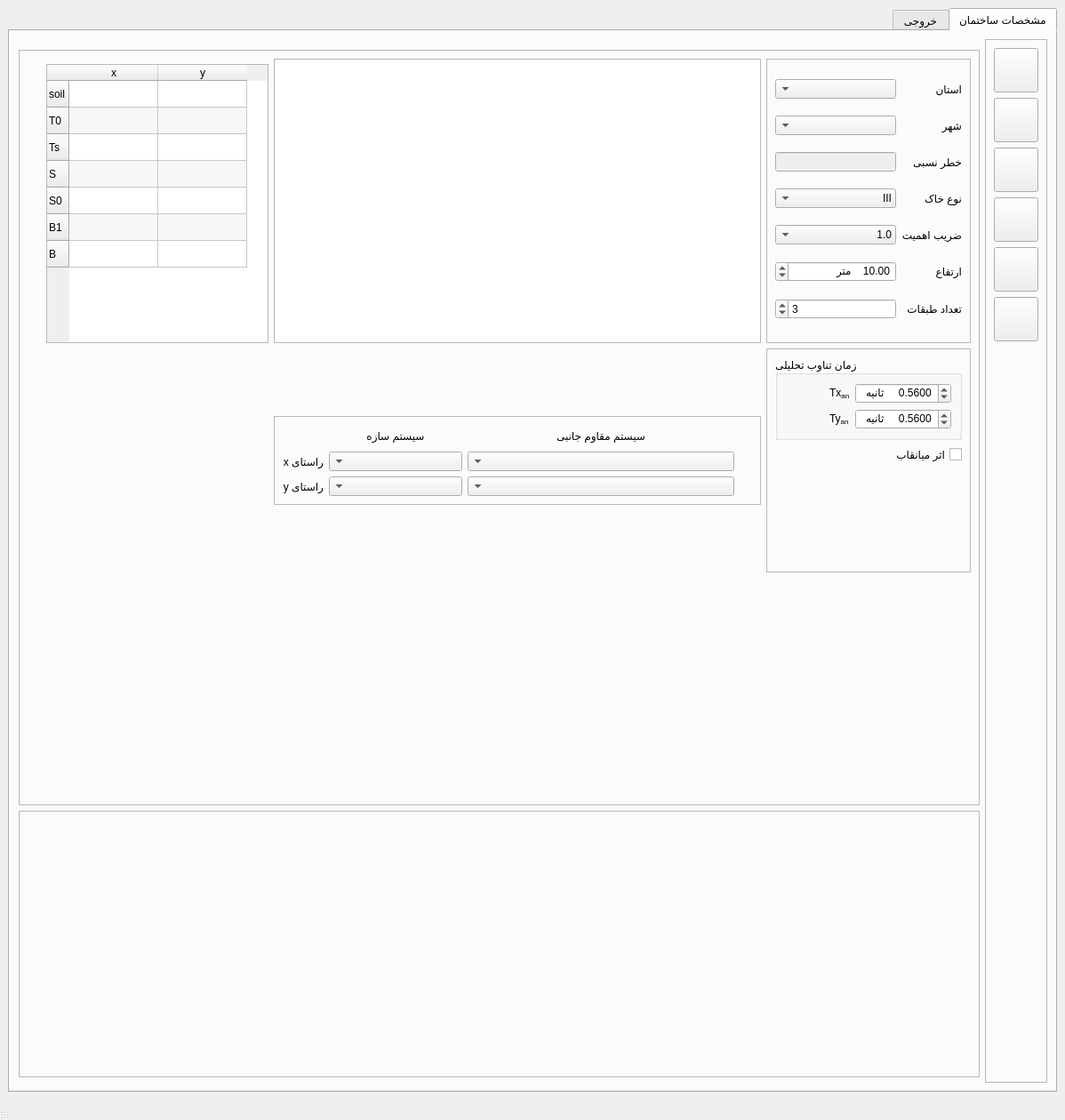
<?xml version="1.0" encoding="UTF-8"?>
<ui version="4.0">
 <class>mainWindow</class>
 <widget class="QMainWindow" name="mainWindow">
  <property name="geometry">
   <rect>
    <x>0</x>
    <y>0</y>
    <width>1198</width>
    <height>1260</height>
   </rect>
  </property>
  <property name="sizePolicy">
   <sizepolicy hsizetype="Preferred" vsizetype="Preferred">
    <horstretch>0</horstretch>
    <verstretch>0</verstretch>
   </sizepolicy>
  </property>
  <property name="maximumSize">
   <size>
    <width>16777215</width>
    <height>16777215</height>
   </size>
  </property>
  <property name="windowTitle">
   <string>ضریب زلزله ویرایش چهارم ۲۸۰۰</string>
  </property>
  <property name="windowIcon">
   <iconset>
    <normaloff>images/cfactor.png</normaloff>images/cfactor.png</iconset>
  </property>
  <property name="layoutDirection">
   <enum>Qt::RightToLeft</enum>
  </property>
  <property name="iconSize">
   <size>
    <width>20</width>
    <height>20</height>
   </size>
  </property>
  <widget class="QWidget" name="centralwidget">
   <layout class="QGridLayout" name="gridLayout_4">
    <item row="0" column="0">
     <widget class="QTabWidget" name="tabWidget">
      <property name="currentIndex">
       <number>0</number>
      </property>
      <widget class="QWidget" name="tab">
       <attribute name="title">
        <string>مشخصات ساختمان</string>
       </attribute>
       <layout class="QGridLayout" name="gridLayout_2">
        <item row="3" column="2">
         <widget class="QFrame" name="draw_frame">
          <property name="minimumSize">
           <size>
            <width>600</width>
            <height>300</height>
           </size>
          </property>
          <property name="frameShape">
           <enum>QFrame::StyledPanel</enum>
          </property>
          <property name="frameShadow">
           <enum>QFrame::Raised</enum>
          </property>
         </widget>
        </item>
        <item row="0" column="0" rowspan="5">
         <widget class="QFrame" name="frame_5">
          <property name="frameShape">
           <enum>QFrame::StyledPanel</enum>
          </property>
          <property name="frameShadow">
           <enum>QFrame::Raised</enum>
          </property>
          <layout class="QVBoxLayout" name="verticalLayout_2">
           <item>
            <widget class="QPushButton" name="pushButton_etabs">
             <property name="enabled">
              <bool>true</bool>
             </property>
             <property name="minimumSize">
              <size>
               <width>50</width>
               <height>50</height>
              </size>
             </property>
             <property name="toolTip">
              <string>ساخت فایل ایتبز</string>
             </property>
             <property name="text">
              <string/>
             </property>
             <property name="icon">
              <iconset>
               <normaloff>images/export_etabs.png</normaloff>images/export_etabs.png</iconset>
             </property>
             <property name="iconSize">
              <size>
               <width>50</width>
               <height>50</height>
              </size>
             </property>
             <property name="shortcut">
              <string>Ctrl+S</string>
             </property>
            </widget>
           </item>
           <item>
            <widget class="QPushButton" name="pushButton_2">
             <property name="minimumSize">
              <size>
               <width>50</width>
               <height>50</height>
              </size>
             </property>
             <property name="text">
              <string/>
             </property>
             <property name="icon">
              <iconset>
               <normaloff>images/file_extension_pdf.png</normaloff>images/file_extension_pdf.png</iconset>
             </property>
             <property name="iconSize">
              <size>
               <width>30</width>
               <height>30</height>
              </size>
             </property>
            </widget>
           </item>
           <item>
            <widget class="QPushButton" name="pushButton">
             <property name="minimumSize">
              <size>
               <width>50</width>
               <height>50</height>
              </size>
             </property>
             <property name="text">
              <string/>
             </property>
             <property name="icon">
              <iconset>
               <normaloff>images/report_word.png</normaloff>images/report_word.png</iconset>
             </property>
             <property name="iconSize">
              <size>
               <width>30</width>
               <height>30</height>
              </size>
             </property>
            </widget>
           </item>
           <item>
            <widget class="QPushButton" name="pushButton_3">
             <property name="minimumSize">
              <size>
               <width>50</width>
               <height>50</height>
              </size>
             </property>
             <property name="text">
              <string/>
             </property>
             <property name="icon">
              <iconset>
               <normaloff>images/excel_exports.png</normaloff>images/excel_exports.png</iconset>
             </property>
             <property name="iconSize">
              <size>
               <width>30</width>
               <height>30</height>
              </size>
             </property>
            </widget>
           </item>
           <item>
            <widget class="QPushButton" name="pushButton_4">
             <property name="minimumSize">
              <size>
               <width>50</width>
               <height>50</height>
              </size>
             </property>
             <property name="text">
              <string/>
             </property>
             <property name="icon">
              <iconset>
               <normaloff>images/file_extension_html.png</normaloff>images/file_extension_html.png</iconset>
             </property>
             <property name="iconSize">
              <size>
               <width>30</width>
               <height>30</height>
              </size>
             </property>
            </widget>
           </item>
           <item>
            <widget class="QPushButton" name="pushButton_6">
             <property name="minimumSize">
              <size>
               <width>50</width>
               <height>50</height>
              </size>
             </property>
             <property name="text">
              <string/>
             </property>
             <property name="icon">
              <iconset>
               <normaloff>images/file_extension_png.png</normaloff>images/file_extension_png.png</iconset>
             </property>
             <property name="iconSize">
              <size>
               <width>30</width>
               <height>30</height>
              </size>
             </property>
            </widget>
           </item>
           <item>
            <spacer name="verticalSpacer_2">
             <property name="orientation">
              <enum>Qt::Vertical</enum>
             </property>
             <property name="sizeHint" stdset="0">
              <size>
               <width>20</width>
               <height>40</height>
              </size>
             </property>
            </spacer>
           </item>
          </layout>
          <zorder>pushButton</zorder>
          <zorder>pushButton_3</zorder>
          <zorder>pushButton_4</zorder>
          <zorder>pushButton_6</zorder>
          <zorder>verticalSpacer_2</zorder>
          <zorder>pushButton_2</zorder>
          <zorder>pushButton_etabs</zorder>
         </widget>
        </item>
        <item row="2" column="2">
         <widget class="QFrame" name="frame_4">
          <property name="frameShape">
           <enum>QFrame::StyledPanel</enum>
          </property>
          <property name="frameShadow">
           <enum>QFrame::Raised</enum>
          </property>
          <layout class="QGridLayout" name="gridLayout_6">
           <item row="0" column="1" rowspan="2">
            <widget class="QTableView" name="structure_properties_table">
             <property name="minimumSize">
              <size>
               <width>530</width>
               <height>320</height>
              </size>
             </property>
             <property name="maximumSize">
              <size>
               <width>600</width>
               <height>1000</height>
              </size>
             </property>
             <property name="layoutDirection">
              <enum>Qt::LeftToRight</enum>
             </property>
            </widget>
           </item>
           <item row="1" column="3">
            <spacer name="horizontalSpacer_3">
             <property name="orientation">
              <enum>Qt::Horizontal</enum>
             </property>
             <property name="sizeHint" stdset="0">
              <size>
               <width>40</width>
               <height>20</height>
              </size>
             </property>
            </spacer>
           </item>
           <item row="1" column="2">
            <widget class="QTableWidget" name="soilPropertiesTable">
             <property name="minimumSize">
              <size>
               <width>250</width>
               <height>250</height>
              </size>
             </property>
             <property name="maximumSize">
              <size>
               <width>200</width>
               <height>600</height>
              </size>
             </property>
             <property name="layoutDirection">
              <enum>Qt::LeftToRight</enum>
             </property>
             <property name="alternatingRowColors">
              <bool>true</bool>
             </property>
             <property name="rowCount">
              <number>7</number>
             </property>
             <property name="columnCount">
              <number>2</number>
             </property>
             <row>
              <property name="text">
               <string>soil</string>
              </property>
             </row>
             <row>
              <property name="text">
               <string>T0</string>
              </property>
             </row>
             <row>
              <property name="text">
               <string>Ts</string>
              </property>
             </row>
             <row>
              <property name="text">
               <string>S</string>
              </property>
             </row>
             <row>
              <property name="text">
               <string>S0</string>
              </property>
             </row>
             <row>
              <property name="text">
               <string>B1</string>
              </property>
             </row>
             <row>
              <property name="text">
               <string>B</string>
              </property>
             </row>
             <column>
              <property name="text">
               <string>x</string>
              </property>
             </column>
             <column>
              <property name="text">
               <string>y</string>
              </property>
             </column>
            </widget>
           </item>
           <item row="2" column="2">
            <spacer name="verticalSpacer_3">
             <property name="orientation">
              <enum>Qt::Vertical</enum>
             </property>
             <property name="sizeHint" stdset="0">
              <size>
               <width>20</width>
               <height>40</height>
              </size>
             </property>
            </spacer>
           </item>
           <item row="4" column="0">
            <spacer name="verticalSpacer_4">
             <property name="orientation">
              <enum>Qt::Vertical</enum>
             </property>
             <property name="sizeHint" stdset="0">
              <size>
               <width>20</width>
               <height>40</height>
              </size>
             </property>
            </spacer>
           </item>
           <item row="2" column="1">
            <widget class="QFrame" name="frame_3">
             <property name="minimumSize">
              <size>
               <width>530</width>
               <height>0</height>
              </size>
             </property>
             <property name="maximumSize">
              <size>
               <width>600</width>
               <height>100</height>
              </size>
             </property>
             <property name="layoutDirection">
              <enum>Qt::RightToLeft</enum>
             </property>
             <property name="frameShape">
              <enum>QFrame::StyledPanel</enum>
             </property>
             <property name="frameShadow">
              <enum>QFrame::Raised</enum>
             </property>
             <layout class="QGridLayout" name="gridLayout">
              <item row="2" column="1">
               <widget class="QComboBox" name="yLateralBox">
                <property name="minimumSize">
                 <size>
                  <width>300</width>
                  <height>0</height>
                 </size>
                </property>
               </widget>
              </item>
              <item row="2" column="2">
               <widget class="QComboBox" name="ySystemBox">
                <property name="minimumSize">
                 <size>
                  <width>150</width>
                  <height>0</height>
                 </size>
                </property>
               </widget>
              </item>
              <item row="2" column="3">
               <widget class="QLabel" name="label_25">
                <property name="text">
                 <string>راستای y</string>
                </property>
               </widget>
              </item>
              <item row="1" column="1">
               <widget class="QComboBox" name="xLateralBox">
                <property name="minimumSize">
                 <size>
                  <width>300</width>
                  <height>0</height>
                 </size>
                </property>
               </widget>
              </item>
              <item row="1" column="2">
               <widget class="QComboBox" name="xSystemBox">
                <property name="minimumSize">
                 <size>
                  <width>150</width>
                  <height>0</height>
                 </size>
                </property>
               </widget>
              </item>
              <item row="0" column="1">
               <widget class="QLabel" name="label_8">
                <property name="text">
                 <string>سیستم مقاوم جانبی</string>
                </property>
                <property name="alignment">
                 <set>Qt::AlignCenter</set>
                </property>
               </widget>
              </item>
              <item row="1" column="3">
               <widget class="QLabel" name="label_23">
                <property name="text">
                 <string>راستای x</string>
                </property>
               </widget>
              </item>
              <item row="0" column="2">
               <widget class="QLabel" name="label_7">
                <property name="text">
                 <string>سیستم سازه</string>
                </property>
                <property name="alignment">
                 <set>Qt::AlignCenter</set>
                </property>
               </widget>
              </item>
              <item row="1" column="0">
               <spacer name="horizontalSpacer">
                <property name="orientation">
                 <enum>Qt::Horizontal</enum>
                </property>
                <property name="sizeHint" stdset="0">
                 <size>
                  <width>40</width>
                  <height>20</height>
                 </size>
                </property>
               </spacer>
              </item>
             </layout>
            </widget>
           </item>
           <item row="0" column="0" rowspan="2">
            <widget class="QFrame" name="frame">
             <property name="minimumSize">
              <size>
               <width>230</width>
               <height>0</height>
              </size>
             </property>
             <property name="maximumSize">
              <size>
               <width>250</width>
               <height>16777215</height>
              </size>
             </property>
             <property name="frameShape">
              <enum>QFrame::StyledPanel</enum>
             </property>
             <property name="frameShadow">
              <enum>QFrame::Raised</enum>
             </property>
             <layout class="QGridLayout" name="gridLayout_3">
              <item row="2" column="1">
               <widget class="QLineEdit" name="accText">
                <property name="enabled">
                 <bool>false</bool>
                </property>
               </widget>
              </item>
              <item row="2" column="0">
               <widget class="QLabel" name="label_11">
                <property name="text">
                 <string>خطر نسبی</string>
                </property>
               </widget>
              </item>
              <item row="3" column="0">
               <widget class="QLabel" name="label_2">
                <property name="text">
                 <string>نوع خاک</string>
                </property>
               </widget>
              </item>
              <item row="1" column="0">
               <widget class="QLabel" name="label_6">
                <property name="text">
                 <string>شهر</string>
                </property>
               </widget>
              </item>
              <item row="0" column="0">
               <widget class="QLabel" name="label">
                <property name="text">
                 <string>استان</string>
                </property>
               </widget>
              </item>
              <item row="6" column="1">
               <widget class="QDoubleSpinBox" name="HSpinBox">
                <property name="whatsThis">
                 <string>ارتفاع ساختمان</string>
                </property>
                <property name="suffix">
                 <string>    متر</string>
                </property>
                <property name="minimum">
                 <double>1.000000000000000</double>
                </property>
                <property name="value">
                 <double>10.000000000000000</double>
                </property>
               </widget>
              </item>
              <item row="0" column="1">
               <widget class="QComboBox" name="ostanBox">
                <property name="minimumSize">
                 <size>
                  <width>130</width>
                  <height>0</height>
                 </size>
                </property>
               </widget>
              </item>
              <item row="5" column="1">
               <widget class="QComboBox" name="IBox">
                <property name="currentIndex">
                 <number>1</number>
                </property>
                <item>
                 <property name="text">
                  <string>0.8</string>
                 </property>
                </item>
                <item>
                 <property name="text">
                  <string>1.0</string>
                 </property>
                </item>
                <item>
                 <property name="text">
                  <string>1.2</string>
                 </property>
                </item>
                <item>
                 <property name="text">
                  <string>1.4</string>
                 </property>
                </item>
               </widget>
              </item>
              <item row="3" column="1">
               <widget class="QComboBox" name="soilType">
                <property name="currentIndex">
                 <number>2</number>
                </property>
                <item>
                 <property name="text">
                  <string>I</string>
                 </property>
                </item>
                <item>
                 <property name="text">
                  <string>II</string>
                 </property>
                </item>
                <item>
                 <property name="text">
                  <string>III</string>
                 </property>
                </item>
                <item>
                 <property name="text">
                  <string>IV</string>
                 </property>
                </item>
               </widget>
              </item>
              <item row="7" column="0">
               <widget class="QLabel" name="label_5">
                <property name="toolTip">
                 <string>&lt;html&gt;&lt;head/&gt;&lt;body&gt;&lt;p&gt;فقط برای کنترل محدودیت های نوع سیستم جانبی استفاده میشود.&lt;/p&gt;&lt;/body&gt;&lt;/html&gt;</string>
                </property>
                <property name="text">
                 <string>تعداد طبقات</string>
                </property>
               </widget>
              </item>
              <item row="1" column="1">
               <widget class="QComboBox" name="shahrBox">
                <property name="minimumSize">
                 <size>
                  <width>130</width>
                  <height>0</height>
                 </size>
                </property>
               </widget>
              </item>
              <item row="6" column="0">
               <widget class="QLabel" name="label_4">
                <property name="whatsThis">
                 <string>ارتفاع ساختمان</string>
                </property>
                <property name="text">
                 <string>ارتفاع</string>
                </property>
               </widget>
              </item>
              <item row="5" column="0">
               <widget class="QLabel" name="I_label">
                <property name="mouseTracking">
                 <bool>false</bool>
                </property>
                <property name="whatsThis">
                 <string>&lt;!DOCTYPE HTML PUBLIC &quot;-//W3C//DTD HTML 4.0//EN&quot; &quot;http://www.w3.org/TR/REC-html40/strict.dtd&quot;&gt;
&lt;html&gt;&lt;head&gt;&lt;meta name=&quot;qrichtext&quot; content=&quot;1&quot; /&gt;&lt;style type=&quot;text/css&quot;&gt;
p, li { white-space: pre-wrap; }
&lt;/style&gt;&lt;/head&gt;&lt;body style=&quot; font-family:'Noto Sans'; font-size:10pt; font-weight:400; font-style:normal;&quot;&gt;
&lt;p dir='rtl' style=&quot; margin-top:0px; margin-bottom:0px; margin-left:0px; margin-right:0px; -qt-block-indent:0; text-indent:0px;&quot;&gt;&lt;span style=&quot; font-size:12pt; font-weight:600; color:#0000ff;&quot;&gt;گروه۱- ساختمانهای «با اهمیت خیلی زیاد»&lt;/span&gt;&lt;br /&gt;این گروه شامل دو دسته زیر است:&lt;br /&gt;&lt;span style=&quot; font-weight:600; font-style:italic; text-decoration: underline;&quot;&gt;الف - ساختمان های ضروری:&lt;/span&gt;&lt;span style=&quot; font-weight:600; font-style:italic; text-decoration: underline;&quot;&gt; &lt;/span&gt;این گروه شامل ساختمانهایی است که قابل استفاده بودن انها پس از وقوع زلزله اهمیت خاصی دارد و وقفه در بهره برداری از آنها غیرمستقیم موجب افزایش تلفات و خسارات می شود؛ مانند بیمارستان ها و درمانگاه ها، مراکز آتش نشانی، مراکز و تأسیسات آبرسانی، ساختمانهای نیروگاهها و تأسیسات برقرسانی، برج های مراقبت فرودگاهها، مراکز مخابرات، رادیو و تلویزیون، تأسیسات نظامی و انتظامی، مراکز کمکرسانی و به طور کلی تمام ساختمانهایی که استفاده از انها در نجات و امداد مؤثر می باشد. &lt;/p&gt;
&lt;p dir='rtl' style=&quot; margin-top:0px; margin-bottom:0px; margin-left:0px; margin-right:0px; -qt-block-indent:0; text-indent:0px;&quot;&gt;&lt;span style=&quot; font-weight:600; font-style:italic;&quot;&gt;ب - ساختمانهای خطرزا: &lt;/span&gt;این گروه شامل ساختمان ها و تأسیساتی است که خرابی آنها موجب انتشار گسترده مواد سمی و مضر در کوتاهمدت و درازمدت برای محیط زیست می شوند، مانند کارخانه های تولیدکننده مواد شیمیایی خاصی،&lt;br /&gt;&lt;span style=&quot; font-size:12pt; font-weight:600; color:#0000ff;&quot;&gt;گروه ۲- ساختمانهای «با اهمیت زیاد»&lt;/span&gt;&lt;br /&gt;این گروه شامل سه دسته زیر است: &lt;/p&gt;
&lt;p dir='rtl' style=&quot; margin-top:0px; margin-bottom:0px; margin-left:0px; margin-right:0px; -qt-block-indent:0; text-indent:0px;&quot;&gt;&lt;span style=&quot; font-weight:600; font-style:italic;&quot;&gt;الف- ساختمانهایی که خرابی آنها موجب تلفات زیاد می شود:&lt;/span&gt; مانند مدارس، مساجد، استادیومها، سینما و تئاترها، سالن های اجتماعات، فروشگاه های بزرگ، ترمینالهای مسافری و یا هر فضای سرپوشیده دیگری که محل تجمع بیش از ۳۰۰ نفر در زیر یک سقف باشد.&lt;/p&gt;
&lt;p dir='rtl' style=&quot; margin-top:0px; margin-bottom:0px; margin-left:0px; margin-right:0px; -qt-block-indent:0; text-indent:0px;&quot;&gt;&lt;span style=&quot; font-weight:600; font-style:italic;&quot;&gt;ب - ساختمانهایی که خرابی آنها سبب از دست رفتن ثروت ملی میگردد:&lt;/span&gt; مانند موزه ها، کتابخانه ها، و به طور کلی مراکزی که در آنها اسناد و مدارک ملی و یا آثار پر ارزش دیگری نگهداری میشود. &lt;/p&gt;
&lt;p dir='rtl' style=&quot; margin-top:0px; margin-bottom:0px; margin-left:0px; margin-right:0px; -qt-block-indent:0; text-indent:0px;&quot;&gt;&lt;span style=&quot; font-weight:600; font-style:italic;&quot;&gt;پ – ساختمانها و تأسیسات صنعتی&lt;/span&gt; که خرابی آنها موجب آلودگی محیط زیست و یا آتش سوزی وسیع میشود مانند پالایشگاه ها، انبارهای سوخت و مراکز گازرسانی. &lt;/p&gt;
&lt;p dir='rtl' style=&quot; margin-top:0px; margin-bottom:0px; margin-left:0px; margin-right:0px; -qt-block-indent:0; text-indent:0px;&quot;&gt;&lt;span style=&quot; font-size:12pt; font-weight:600; color:#0000ff;&quot;&gt;گروه ۳- ساختمانهای «با اهمیت متوسط»&lt;/span&gt; &lt;/p&gt;
&lt;p dir='rtl' style=&quot; margin-top:0px; margin-bottom:0px; margin-left:0px; margin-right:0px; -qt-block-indent:0; text-indent:0px;&quot;&gt;این گروه ساختمانها شامل کلیه ساختمانهای مشمول این آییننامه، بجز ساختمانهای عنوان شده در سه گروه دیگر می باشند، مانند ساختمانهای مسکونی و اداری و تجاری، هتلها، پارکینگهای چند طبقه، انبارها، کارگاهها، ساختمانهای صنعتی گروه&lt;/p&gt;
&lt;p dir='rtl' style=&quot; margin-top:0px; margin-bottom:0px; margin-left:0px; margin-right:0px; -qt-block-indent:0; text-indent:0px;&quot;&gt;&lt;span style=&quot; font-size:12pt; font-weight:600; color:#0000ff;&quot;&gt; ۴- ساختمانهای «با اهمیت کم»&lt;/span&gt;&lt;span style=&quot; color:#0000ff;&quot;&gt; &lt;/span&gt;&lt;/p&gt;
&lt;p dir='rtl' style=&quot; margin-top:0px; margin-bottom:0px; margin-left:0px; margin-right:0px; -qt-block-indent:0; text-indent:0px;&quot;&gt;این گروه شامل دو دسته زیر است: &lt;/p&gt;
&lt;p dir='rtl' style=&quot; margin-top:0px; margin-bottom:0px; margin-left:0px; margin-right:0px; -qt-block-indent:0; text-indent:0px;&quot;&gt;&lt;span style=&quot; font-weight:600; font-style:italic;&quot;&gt;الف- ساختمانهایی که خسارت نسبتاً کمی از خرابی آنها حادث میشود&lt;/span&gt; و احتمال بروز تلفات جانی انسانی در آنها بسیار کم است، مانند انبارهای کشاورزی و سالن های نگهداری دام. &lt;/p&gt;
&lt;p dir='rtl' style=&quot; margin-top:0px; margin-bottom:0px; margin-left:0px; margin-right:0px; -qt-block-indent:0; text-indent:0px;&quot;&gt;&lt;span style=&quot; font-weight:600; font-style:italic;&quot;&gt;ب - ساختمانهای موقتی&lt;/span&gt; که مدت بهره برداری از آنها کمتر از ۲ سال است.&lt;/p&gt;&lt;/body&gt;&lt;/html&gt;</string>
                </property>
                <property name="text">
                 <string>ضریب اهمیت</string>
                </property>
                <property name="scaledContents">
                 <bool>false</bool>
                </property>
               </widget>
              </item>
              <item row="7" column="1">
               <widget class="QSpinBox" name="storySpinBox">
                <property name="minimum">
                 <number>1</number>
                </property>
                <property name="maximum">
                 <number>100</number>
                </property>
                <property name="value">
                 <number>3</number>
                </property>
               </widget>
              </item>
             </layout>
            </widget>
           </item>
           <item row="2" column="0">
            <widget class="QFrame" name="frame_2">
             <property name="frameShape">
              <enum>QFrame::StyledPanel</enum>
             </property>
             <property name="frameShadow">
              <enum>QFrame::Raised</enum>
             </property>
             <layout class="QVBoxLayout" name="verticalLayout">
              <item>
               <widget class="QGroupBox" name="tAnalaticalGroupBox">
                <property name="layoutDirection">
                 <enum>Qt::LeftToRight</enum>
                </property>
                <property name="title">
                 <string>زمان تناوب تحلیلی</string>
                </property>
                <property name="checkable">
                 <bool>false</bool>
                </property>
                <layout class="QGridLayout" name="gridLayout_5">
                 <item row="1" column="1">
                  <widget class="QLabel" name="label_10">
                   <property name="text">
                    <string>&lt;html&gt;&lt;head/&gt;&lt;body&gt;&lt;p&gt;Ty&lt;span style=&quot; vertical-align:sub;&quot;&gt;an&lt;/span&gt;&lt;/p&gt;&lt;/body&gt;&lt;/html&gt;</string>
                   </property>
                  </widget>
                 </item>
                 <item row="1" column="2">
                  <widget class="QDoubleSpinBox" name="yTAnalaticalSpinBox">
                   <property name="suffix">
                    <string>     ثانیه</string>
                   </property>
                   <property name="decimals">
                    <number>4</number>
                   </property>
                   <property name="minimum">
                    <double>0.010000000000000</double>
                   </property>
                   <property name="maximum">
                    <double>10.000000000000000</double>
                   </property>
                   <property name="singleStep">
                    <double>0.050000000000000</double>
                   </property>
                   <property name="value">
                    <double>0.560000000000000</double>
                   </property>
                  </widget>
                 </item>
                 <item row="0" column="2">
                  <widget class="QDoubleSpinBox" name="xTAnalaticalSpinBox">
                   <property name="suffix">
                    <string>     ثانیه</string>
                   </property>
                   <property name="decimals">
                    <number>4</number>
                   </property>
                   <property name="minimum">
                    <double>0.010000000000000</double>
                   </property>
                   <property name="maximum">
                    <double>10.000000000000000</double>
                   </property>
                   <property name="singleStep">
                    <double>0.050000000000000</double>
                   </property>
                   <property name="value">
                    <double>0.560000000000000</double>
                   </property>
                  </widget>
                 </item>
                 <item row="0" column="1">
                  <widget class="QLabel" name="label_9">
                   <property name="text">
                    <string>&lt;html&gt;&lt;head/&gt;&lt;body&gt;&lt;p&gt;Tx&lt;span style=&quot; vertical-align:sub;&quot;&gt;an&lt;/span&gt;&lt;/p&gt;&lt;/body&gt;&lt;/html&gt;</string>
                   </property>
                  </widget>
                 </item>
                 <item row="0" column="0">
                  <spacer name="horizontalSpacer_2">
                   <property name="orientation">
                    <enum>Qt::Horizontal</enum>
                   </property>
                   <property name="sizeHint" stdset="0">
                    <size>
                     <width>40</width>
                     <height>20</height>
                    </size>
                   </property>
                  </spacer>
                 </item>
                </layout>
               </widget>
              </item>
              <item>
               <widget class="QCheckBox" name="infillCheckBox">
                <property name="toolTip">
                 <string>&lt;html&gt;&lt;head/&gt;&lt;body&gt;&lt;p&gt;فقط برای قابهای خمشی فعال می باشد.&lt;/p&gt;&lt;/body&gt;&lt;/html&gt;</string>
                </property>
                <property name="text">
                 <string>اثر میانقاب</string>
                </property>
               </widget>
              </item>
              <item>
               <spacer name="verticalSpacer">
                <property name="orientation">
                 <enum>Qt::Vertical</enum>
                </property>
                <property name="sizeHint" stdset="0">
                 <size>
                  <width>20</width>
                  <height>40</height>
                 </size>
                </property>
               </spacer>
              </item>
             </layout>
            </widget>
           </item>
          </layout>
         </widget>
        </item>
        <item row="3" column="3">
         <spacer name="horizontalSpacer_4">
          <property name="orientation">
           <enum>Qt::Horizontal</enum>
          </property>
          <property name="sizeHint" stdset="0">
           <size>
            <width>40</width>
            <height>20</height>
           </size>
          </property>
         </spacer>
        </item>
       </layout>
      </widget>
      <widget class="QWidget" name="tab_2">
       <attribute name="title">
        <string>خروجی</string>
       </attribute>
       <layout class="QGridLayout" name="gridLayout_7">
        <item row="0" column="0">
         <widget class="QTextEdit" name="textExport">
          <property name="readOnly">
           <bool>true</bool>
          </property>
         </widget>
        </item>
       </layout>
      </widget>
     </widget>
    </item>
   </layout>
  </widget>
  <widget class="QStatusBar" name="statusbar"/>
  <widget class="QMenuBar" name="menuBar">
   <property name="geometry">
    <rect>
     <x>0</x>
     <y>0</y>
     <width>1198</width>
     <height>30</height>
    </rect>
   </property>
  </widget>
  <action name="action_pdf">
   <property name="text">
    <string>خروجی به pdf</string>
   </property>
   <property name="shortcut">
    <string>Ctrl+P</string>
   </property>
   <property name="shortcutContext">
    <enum>Qt::WindowShortcut</enum>
   </property>
  </action>
  <action name="action_word">
   <property name="text">
    <string>خروجی به word</string>
   </property>
  </action>
  <action name="action_Html">
   <property name="text">
    <string>خروجی به Html</string>
   </property>
  </action>
  <action name="action">
   <property name="text">
    <string>خروجی به تصویر</string>
   </property>
  </action>
  <action name="action_2">
   <property name="text">
    <string>خروجی به اکسل</string>
   </property>
  </action>
  <action name="action_3">
   <property name="text">
    <string>درباره نرم افزار</string>
   </property>
  </action>
 </widget>
 <resources/>
 <connections/>
</ui>
